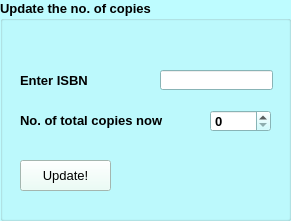
       <widget class="QGroupBox" name="groupBox_7">
        <property name="geometry">
         <rect>
          <x>9</x>
          <y>9</y>
          <width>291</width>
          <height>221</height>
         </rect>
        </property>
        <property name="palette">
         <palette>
          <active>
           <colorrole role="WindowText">
            <brush brushstyle="SolidPattern">
             <color alpha="255">
              <red>0</red>
              <green>0</green>
              <blue>0</blue>
             </color>
            </brush>
           </colorrole>
           <colorrole role="Button">
            <brush brushstyle="SolidPattern">
             <color alpha="255">
              <red>190</red>
              <green>252</green>
              <blue>255</blue>
             </color>
            </brush>
           </colorrole>
           <colorrole role="Light">
            <brush brushstyle="SolidPattern">
             <color alpha="255">
              <red>255</red>
              <green>255</green>
              <blue>255</blue>
             </color>
            </brush>
           </colorrole>
           <colorrole role="Midlight">
            <brush brushstyle="SolidPattern">
             <color alpha="255">
              <red>222</red>
              <green>253</green>
              <blue>255</blue>
             </color>
            </brush>
           </colorrole>
           <colorrole role="Dark">
            <brush brushstyle="SolidPattern">
             <color alpha="255">
              <red>95</red>
              <green>126</green>
              <blue>127</blue>
             </color>
            </brush>
           </colorrole>
           <colorrole role="Mid">
            <brush brushstyle="SolidPattern">
             <color alpha="255">
              <red>127</red>
              <green>168</green>
              <blue>170</blue>
             </color>
            </brush>
           </colorrole>
           <colorrole role="Text">
            <brush brushstyle="SolidPattern">
             <color alpha="255">
              <red>0</red>
              <green>0</green>
              <blue>0</blue>
             </color>
            </brush>
           </colorrole>
           <colorrole role="BrightText">
            <brush brushstyle="SolidPattern">
             <color alpha="255">
              <red>255</red>
              <green>255</green>
              <blue>255</blue>
             </color>
            </brush>
           </colorrole>
           <colorrole role="ButtonText">
            <brush brushstyle="SolidPattern">
             <color alpha="255">
              <red>0</red>
              <green>0</green>
              <blue>0</blue>
             </color>
            </brush>
           </colorrole>
           <colorrole role="Base">
            <brush brushstyle="SolidPattern">
             <color alpha="255">
              <red>255</red>
              <green>255</green>
              <blue>255</blue>
             </color>
            </brush>
           </colorrole>
           <colorrole role="Window">
            <brush brushstyle="SolidPattern">
             <color alpha="255">
              <red>190</red>
              <green>252</green>
              <blue>255</blue>
             </color>
            </brush>
           </colorrole>
           <colorrole role="Shadow">
            <brush brushstyle="SolidPattern">
             <color alpha="255">
              <red>0</red>
              <green>0</green>
              <blue>0</blue>
             </color>
            </brush>
           </colorrole>
           <colorrole role="AlternateBase">
            <brush brushstyle="SolidPattern">
             <color alpha="255">
              <red>222</red>
              <green>253</green>
              <blue>255</blue>
             </color>
            </brush>
           </colorrole>
           <colorrole role="ToolTipBase">
            <brush brushstyle="SolidPattern">
             <color alpha="255">
              <red>255</red>
              <green>255</green>
              <blue>220</blue>
             </color>
            </brush>
           </colorrole>
           <colorrole role="ToolTipText">
            <brush brushstyle="SolidPattern">
             <color alpha="255">
              <red>0</red>
              <green>0</green>
              <blue>0</blue>
             </color>
            </brush>
           </colorrole>
           <colorrole role="PlaceholderText">
            <brush brushstyle="SolidPattern">
             <color alpha="128">
              <red>0</red>
              <green>0</green>
              <blue>0</blue>
             </color>
            </brush>
           </colorrole>
          </active>
          <inactive>
           <colorrole role="WindowText">
            <brush brushstyle="SolidPattern">
             <color alpha="255">
              <red>0</red>
              <green>0</green>
              <blue>0</blue>
             </color>
            </brush>
           </colorrole>
           <colorrole role="Button">
            <brush brushstyle="SolidPattern">
             <color alpha="255">
              <red>190</red>
              <green>252</green>
              <blue>255</blue>
             </color>
            </brush>
           </colorrole>
           <colorrole role="Light">
            <brush brushstyle="SolidPattern">
             <color alpha="255">
              <red>255</red>
              <green>255</green>
              <blue>255</blue>
             </color>
            </brush>
           </colorrole>
           <colorrole role="Midlight">
            <brush brushstyle="SolidPattern">
             <color alpha="255">
              <red>222</red>
              <green>253</green>
              <blue>255</blue>
             </color>
            </brush>
           </colorrole>
           <colorrole role="Dark">
            <brush brushstyle="SolidPattern">
             <color alpha="255">
              <red>95</red>
              <green>126</green>
              <blue>127</blue>
             </color>
            </brush>
           </colorrole>
           <colorrole role="Mid">
            <brush brushstyle="SolidPattern">
             <color alpha="255">
              <red>127</red>
              <green>168</green>
              <blue>170</blue>
             </color>
            </brush>
           </colorrole>
           <colorrole role="Text">
            <brush brushstyle="SolidPattern">
             <color alpha="255">
              <red>0</red>
              <green>0</green>
              <blue>0</blue>
             </color>
            </brush>
           </colorrole>
           <colorrole role="BrightText">
            <brush brushstyle="SolidPattern">
             <color alpha="255">
              <red>255</red>
              <green>255</green>
              <blue>255</blue>
             </color>
            </brush>
           </colorrole>
           <colorrole role="ButtonText">
            <brush brushstyle="SolidPattern">
             <color alpha="255">
              <red>0</red>
              <green>0</green>
              <blue>0</blue>
             </color>
            </brush>
           </colorrole>
           <colorrole role="Base">
            <brush brushstyle="SolidPattern">
             <color alpha="255">
              <red>255</red>
              <green>255</green>
              <blue>255</blue>
             </color>
            </brush>
           </colorrole>
           <colorrole role="Window">
            <brush brushstyle="SolidPattern">
             <color alpha="255">
              <red>190</red>
              <green>252</green>
              <blue>255</blue>
             </color>
            </brush>
           </colorrole>
           <colorrole role="Shadow">
            <brush brushstyle="SolidPattern">
             <color alpha="255">
              <red>0</red>
              <green>0</green>
              <blue>0</blue>
             </color>
            </brush>
           </colorrole>
           <colorrole role="AlternateBase">
            <brush brushstyle="SolidPattern">
             <color alpha="255">
              <red>222</red>
              <green>253</green>
              <blue>255</blue>
             </color>
            </brush>
           </colorrole>
           <colorrole role="ToolTipBase">
            <brush brushstyle="SolidPattern">
             <color alpha="255">
              <red>255</red>
              <green>255</green>
              <blue>220</blue>
             </color>
            </brush>
           </colorrole>
           <colorrole role="ToolTipText">
            <brush brushstyle="SolidPattern">
             <color alpha="255">
              <red>0</red>
              <green>0</green>
              <blue>0</blue>
             </color>
            </brush>
           </colorrole>
           <colorrole role="PlaceholderText">
            <brush brushstyle="SolidPattern">
             <color alpha="128">
              <red>0</red>
              <green>0</green>
              <blue>0</blue>
             </color>
            </brush>
           </colorrole>
          </inactive>
          <disabled>
           <colorrole role="WindowText">
            <brush brushstyle="SolidPattern">
             <color alpha="255">
              <red>95</red>
              <green>126</green>
              <blue>127</blue>
             </color>
            </brush>
           </colorrole>
           <colorrole role="Button">
            <brush brushstyle="SolidPattern">
             <color alpha="255">
              <red>190</red>
              <green>252</green>
              <blue>255</blue>
             </color>
            </brush>
           </colorrole>
           <colorrole role="Light">
            <brush brushstyle="SolidPattern">
             <color alpha="255">
              <red>255</red>
              <green>255</green>
              <blue>255</blue>
             </color>
            </brush>
           </colorrole>
           <colorrole role="Midlight">
            <brush brushstyle="SolidPattern">
             <color alpha="255">
              <red>222</red>
              <green>253</green>
              <blue>255</blue>
             </color>
            </brush>
           </colorrole>
           <colorrole role="Dark">
            <brush brushstyle="SolidPattern">
             <color alpha="255">
              <red>95</red>
              <green>126</green>
              <blue>127</blue>
             </color>
            </brush>
           </colorrole>
           <colorrole role="Mid">
            <brush brushstyle="SolidPattern">
             <color alpha="255">
              <red>127</red>
              <green>168</green>
              <blue>170</blue>
             </color>
            </brush>
           </colorrole>
           <colorrole role="Text">
            <brush brushstyle="SolidPattern">
             <color alpha="255">
              <red>95</red>
              <green>126</green>
              <blue>127</blue>
             </color>
            </brush>
           </colorrole>
           <colorrole role="BrightText">
            <brush brushstyle="SolidPattern">
             <color alpha="255">
              <red>255</red>
              <green>255</green>
              <blue>255</blue>
             </color>
            </brush>
           </colorrole>
           <colorrole role="ButtonText">
            <brush brushstyle="SolidPattern">
             <color alpha="255">
              <red>95</red>
              <green>126</green>
              <blue>127</blue>
             </color>
            </brush>
           </colorrole>
           <colorrole role="Base">
            <brush brushstyle="SolidPattern">
             <color alpha="255">
              <red>190</red>
              <green>252</green>
              <blue>255</blue>
             </color>
            </brush>
           </colorrole>
           <colorrole role="Window">
            <brush brushstyle="SolidPattern">
             <color alpha="255">
              <red>190</red>
              <green>252</green>
              <blue>255</blue>
             </color>
            </brush>
           </colorrole>
           <colorrole role="Shadow">
            <brush brushstyle="SolidPattern">
             <color alpha="255">
              <red>0</red>
              <green>0</green>
              <blue>0</blue>
             </color>
            </brush>
           </colorrole>
           <colorrole role="AlternateBase">
            <brush brushstyle="SolidPattern">
             <color alpha="255">
              <red>190</red>
              <green>252</green>
              <blue>255</blue>
             </color>
            </brush>
           </colorrole>
           <colorrole role="ToolTipBase">
            <brush brushstyle="SolidPattern">
             <color alpha="255">
              <red>255</red>
              <green>255</green>
              <blue>220</blue>
             </color>
            </brush>
           </colorrole>
           <colorrole role="ToolTipText">
            <brush brushstyle="SolidPattern">
             <color alpha="255">
              <red>0</red>
              <green>0</green>
              <blue>0</blue>
             </color>
            </brush>
           </colorrole>
           <colorrole role="PlaceholderText">
            <brush brushstyle="SolidPattern">
             <color alpha="128">
              <red>0</red>
              <green>0</green>
              <blue>0</blue>
             </color>
            </brush>
           </colorrole>
          </disabled>
         </palette>
        </property>
        <property name="font">
         <font>
          <pointsize>10</pointsize>
          <weight>75</weight>
          <bold>true</bold>
         </font>
        </property>
        <property name="styleSheet">
         <string notr="true"/>
        </property>
        <property name="title">
         <string>Update the no. of copies</string>
        </property>
        <widget class="QLabel" name="label_45">
         <property name="geometry">
          <rect>
           <x>20</x>
           <y>70</y>
           <width>81</width>
           <height>21</height>
          </rect>
         </property>
         <property name="font">
          <font>
           <pointsize>10</pointsize>
           <weight>75</weight>
           <bold>true</bold>
          </font>
         </property>
         <property name="text">
          <string>Enter ISBN</string>
         </property>
        </widget>
        <widget class="QLineEdit" name="new_book_id">
         <property name="geometry">
          <rect>
           <x>160</x>
           <y>70</y>
           <width>113</width>
           <height>20</height>
          </rect>
         </property>
         <property name="maxLength">
          <number>13</number>
         </property>
        </widget>
        <widget class="QSpinBox" name="new_book_copies">
         <property name="geometry">
          <rect>
           <x>210</x>
           <y>110</y>
           <width>61</width>
           <height>22</height>
          </rect>
         </property>
         <property name="maximum">
          <number>100</number>
         </property>
        </widget>
        <widget class="QLabel" name="label_49">
         <property name="geometry">
          <rect>
           <x>20</x>
           <y>105</y>
           <width>161</width>
           <height>31</height>
          </rect>
         </property>
         <property name="font">
          <font>
           <pointsize>10</pointsize>
           <weight>75</weight>
           <bold>true</bold>
          </font>
         </property>
         <property name="text">
          <string>No. of total copies now</string>
         </property>
        </widget>
        <widget class="QPushButton" name="update_copies_btn">
         <property name="geometry">
          <rect>
           <x>20</x>
           <y>160</y>
           <width>91</width>
           <height>31</height>
          </rect>
         </property>
         <property name="palette">
          <palette>
           <active>
            <colorrole role="WindowText">
             <brush brushstyle="SolidPattern">
              <color alpha="255">
               <red>0</red>
               <green>0</green>
               <blue>0</blue>
              </color>
             </brush>
            </colorrole>
            <colorrole role="Button">
             <brush brushstyle="SolidPattern">
              <color alpha="255">
               <red>230</red>
               <green>255</green>
               <blue>245</blue>
              </color>
             </brush>
            </colorrole>
            <colorrole role="Light">
             <brush brushstyle="SolidPattern">
              <color alpha="255">
               <red>255</red>
               <green>255</green>
               <blue>255</blue>
              </color>
             </brush>
            </colorrole>
            <colorrole role="Midlight">
             <brush brushstyle="SolidPattern">
              <color alpha="255">
               <red>255</red>
               <green>255</green>
               <blue>255</blue>
              </color>
             </brush>
            </colorrole>
            <colorrole role="Dark">
             <brush brushstyle="SolidPattern">
              <color alpha="255">
               <red>127</red>
               <green>127</green>
               <blue>127</blue>
              </color>
             </brush>
            </colorrole>
            <colorrole role="Mid">
             <brush brushstyle="SolidPattern">
              <color alpha="255">
               <red>170</red>
               <green>170</green>
               <blue>170</blue>
              </color>
             </brush>
            </colorrole>
            <colorrole role="Text">
             <brush brushstyle="SolidPattern">
              <color alpha="255">
               <red>0</red>
               <green>0</green>
               <blue>0</blue>
              </color>
             </brush>
            </colorrole>
            <colorrole role="BrightText">
             <brush brushstyle="SolidPattern">
              <color alpha="255">
               <red>255</red>
               <green>255</green>
               <blue>255</blue>
              </color>
             </brush>
            </colorrole>
            <colorrole role="ButtonText">
             <brush brushstyle="SolidPattern">
              <color alpha="255">
               <red>0</red>
               <green>0</green>
               <blue>0</blue>
              </color>
             </brush>
            </colorrole>
            <colorrole role="Base">
             <brush brushstyle="SolidPattern">
              <color alpha="255">
               <red>230</red>
               <green>255</green>
               <blue>245</blue>
              </color>
             </brush>
            </colorrole>
            <colorrole role="Window">
             <brush brushstyle="SolidPattern">
              <color alpha="255">
               <red>230</red>
               <green>255</green>
               <blue>245</blue>
              </color>
             </brush>
            </colorrole>
            <colorrole role="Shadow">
             <brush brushstyle="SolidPattern">
              <color alpha="255">
               <red>0</red>
               <green>0</green>
               <blue>0</blue>
              </color>
             </brush>
            </colorrole>
            <colorrole role="AlternateBase">
             <brush brushstyle="SolidPattern">
              <color alpha="255">
               <red>255</red>
               <green>255</green>
               <blue>255</blue>
              </color>
             </brush>
            </colorrole>
            <colorrole role="ToolTipBase">
             <brush brushstyle="SolidPattern">
              <color alpha="255">
               <red>255</red>
               <green>255</green>
               <blue>220</blue>
              </color>
             </brush>
            </colorrole>
            <colorrole role="ToolTipText">
             <brush brushstyle="SolidPattern">
              <color alpha="255">
               <red>0</red>
               <green>0</green>
               <blue>0</blue>
              </color>
             </brush>
            </colorrole>
            <colorrole role="PlaceholderText">
             <brush brushstyle="NoBrush">
              <color alpha="128">
               <red>0</red>
               <green>0</green>
               <blue>0</blue>
              </color>
             </brush>
            </colorrole>
           </active>
           <inactive>
            <colorrole role="WindowText">
             <brush brushstyle="SolidPattern">
              <color alpha="255">
               <red>0</red>
               <green>0</green>
               <blue>0</blue>
              </color>
             </brush>
            </colorrole>
            <colorrole role="Button">
             <brush brushstyle="SolidPattern">
              <color alpha="255">
               <red>230</red>
               <green>255</green>
               <blue>245</blue>
              </color>
             </brush>
            </colorrole>
            <colorrole role="Light">
             <brush brushstyle="SolidPattern">
              <color alpha="255">
               <red>255</red>
               <green>255</green>
               <blue>255</blue>
              </color>
             </brush>
            </colorrole>
            <colorrole role="Midlight">
             <brush brushstyle="SolidPattern">
              <color alpha="255">
               <red>255</red>
               <green>255</green>
               <blue>255</blue>
              </color>
             </brush>
            </colorrole>
            <colorrole role="Dark">
             <brush brushstyle="SolidPattern">
              <color alpha="255">
               <red>127</red>
               <green>127</green>
               <blue>127</blue>
              </color>
             </brush>
            </colorrole>
            <colorrole role="Mid">
             <brush brushstyle="SolidPattern">
              <color alpha="255">
               <red>170</red>
               <green>170</green>
               <blue>170</blue>
              </color>
             </brush>
            </colorrole>
            <colorrole role="Text">
             <brush brushstyle="SolidPattern">
              <color alpha="255">
               <red>0</red>
               <green>0</green>
               <blue>0</blue>
              </color>
             </brush>
            </colorrole>
            <colorrole role="BrightText">
             <brush brushstyle="SolidPattern">
              <color alpha="255">
               <red>255</red>
               <green>255</green>
               <blue>255</blue>
              </color>
             </brush>
            </colorrole>
            <colorrole role="ButtonText">
             <brush brushstyle="SolidPattern">
              <color alpha="255">
               <red>0</red>
               <green>0</green>
               <blue>0</blue>
              </color>
             </brush>
            </colorrole>
            <colorrole role="Base">
             <brush brushstyle="SolidPattern">
              <color alpha="255">
               <red>230</red>
               <green>255</green>
               <blue>245</blue>
              </color>
             </brush>
            </colorrole>
            <colorrole role="Window">
             <brush brushstyle="SolidPattern">
              <color alpha="255">
               <red>230</red>
               <green>255</green>
               <blue>245</blue>
              </color>
             </brush>
            </colorrole>
            <colorrole role="Shadow">
             <brush brushstyle="SolidPattern">
              <color alpha="255">
               <red>0</red>
               <green>0</green>
               <blue>0</blue>
              </color>
             </brush>
            </colorrole>
            <colorrole role="AlternateBase">
             <brush brushstyle="SolidPattern">
              <color alpha="255">
               <red>255</red>
               <green>255</green>
               <blue>255</blue>
              </color>
             </brush>
            </colorrole>
            <colorrole role="ToolTipBase">
             <brush brushstyle="SolidPattern">
              <color alpha="255">
               <red>255</red>
               <green>255</green>
               <blue>220</blue>
              </color>
             </brush>
            </colorrole>
            <colorrole role="ToolTipText">
             <brush brushstyle="SolidPattern">
              <color alpha="255">
               <red>0</red>
               <green>0</green>
               <blue>0</blue>
              </color>
             </brush>
            </colorrole>
            <colorrole role="PlaceholderText">
             <brush brushstyle="NoBrush">
              <color alpha="128">
               <red>0</red>
               <green>0</green>
               <blue>0</blue>
              </color>
             </brush>
            </colorrole>
           </inactive>
           <disabled>
            <colorrole role="WindowText">
             <brush brushstyle="SolidPattern">
              <color alpha="255">
               <red>127</red>
               <green>127</green>
               <blue>127</blue>
              </color>
             </brush>
            </colorrole>
            <colorrole role="Button">
             <brush brushstyle="SolidPattern">
              <color alpha="255">
               <red>230</red>
               <green>255</green>
               <blue>245</blue>
              </color>
             </brush>
            </colorrole>
            <colorrole role="Light">
             <brush brushstyle="SolidPattern">
              <color alpha="255">
               <red>255</red>
               <green>255</green>
               <blue>255</blue>
              </color>
             </brush>
            </colorrole>
            <colorrole role="Midlight">
             <brush brushstyle="SolidPattern">
              <color alpha="255">
               <red>255</red>
               <green>255</green>
               <blue>255</blue>
              </color>
             </brush>
            </colorrole>
            <colorrole role="Dark">
             <brush brushstyle="SolidPattern">
              <color alpha="255">
               <red>127</red>
               <green>127</green>
               <blue>127</blue>
              </color>
             </brush>
            </colorrole>
            <colorrole role="Mid">
             <brush brushstyle="SolidPattern">
              <color alpha="255">
               <red>170</red>
               <green>170</green>
               <blue>170</blue>
              </color>
             </brush>
            </colorrole>
            <colorrole role="Text">
             <brush brushstyle="SolidPattern">
              <color alpha="255">
               <red>127</red>
               <green>127</green>
               <blue>127</blue>
              </color>
             </brush>
            </colorrole>
            <colorrole role="BrightText">
             <brush brushstyle="SolidPattern">
              <color alpha="255">
               <red>255</red>
               <green>255</green>
               <blue>255</blue>
              </color>
             </brush>
            </colorrole>
            <colorrole role="ButtonText">
             <brush brushstyle="SolidPattern">
              <color alpha="255">
               <red>127</red>
               <green>127</green>
               <blue>127</blue>
              </color>
             </brush>
            </colorrole>
            <colorrole role="Base">
             <brush brushstyle="SolidPattern">
              <color alpha="255">
               <red>230</red>
               <green>255</green>
               <blue>245</blue>
              </color>
             </brush>
            </colorrole>
            <colorrole role="Window">
             <brush brushstyle="SolidPattern">
              <color alpha="255">
               <red>230</red>
               <green>255</green>
               <blue>245</blue>
              </color>
             </brush>
            </colorrole>
            <colorrole role="Shadow">
             <brush brushstyle="SolidPattern">
              <color alpha="255">
               <red>0</red>
               <green>0</green>
               <blue>0</blue>
              </color>
             </brush>
            </colorrole>
            <colorrole role="AlternateBase">
             <brush brushstyle="SolidPattern">
              <color alpha="255">
               <red>255</red>
               <green>255</green>
               <blue>255</blue>
              </color>
             </brush>
            </colorrole>
            <colorrole role="ToolTipBase">
             <brush brushstyle="SolidPattern">
              <color alpha="255">
               <red>255</red>
               <green>255</green>
               <blue>220</blue>
              </color>
             </brush>
            </colorrole>
            <colorrole role="ToolTipText">
             <brush brushstyle="SolidPattern">
              <color alpha="255">
               <red>0</red>
               <green>0</green>
               <blue>0</blue>
              </color>
             </brush>
            </colorrole>
            <colorrole role="PlaceholderText">
             <brush brushstyle="NoBrush">
              <color alpha="128">
               <red>0</red>
               <green>0</green>
               <blue>0</blue>
              </color>
             </brush>
            </colorrole>
           </disabled>
          </palette>
         </property>
         <property name="font">
          <font>
           <pointsize>10</pointsize>
           <weight>50</weight>
           <bold>false</bold>
          </font>
         </property>
         <property name="styleSheet">
          <string notr="true"/>
         </property>
         <property name="text">
          <string>Update!</string>
         </property>
        </widget>
       </widget>
